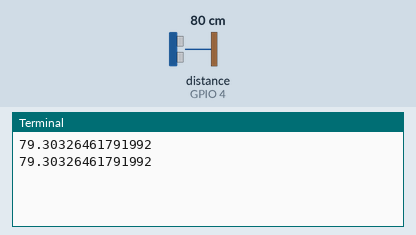
Bench run of a program on a simulated Raspberry Pi (BCM pin numbers). Shown: the last lines printed to the terminal. The test bench sets the inputs (shaded band); at power-on: distance to the obstacle (sensor on GPIO 4) 80 cm. The echo pulse lasts 58.3 µs per cm; the clock reads 2024-03-15 10:24:30 at power-on unless the program sets it.

Above: at 1.2 s.
1.3 s: distance to the obstacle (sensor on GPIO 4) set to 2 cm
At 2.6 s:
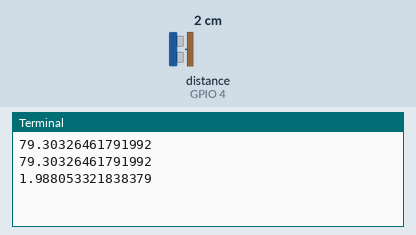
2.8 s: distance to the obstacle (sensor on GPIO 4) set to 4 cm
At 3.8 s:
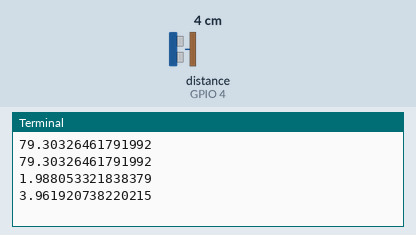
Timing chart, 0 to 5.8 s (numbered marks = the images above; inputs shaded):
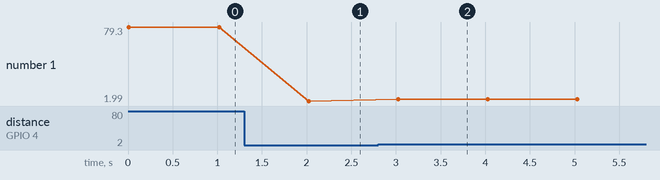

Measured:
- after the input at 1.3 s, the terminal: prints a new line after 0.72 s (image 1)
- after the input at 2.8 s, the terminal: prints a new line after 0.22 s (image 2)
- plotted number 1: 79.3 → 1.99 after the input at 1.3 s, 1.99 → 3.96 after the input at 2.8 s

The program:

testVoc.py
```python
import wiringpi
import time

trig_pin = 3
echo_pin = 4
sampleNum = 2

wiringpi.wiringPiSetupGpio() # set up
wiringpi.pinMode(trig_pin, wiringpi.GPIO.OUTPUT)
wiringpi.pinMode(echo_pin, wiringpi.GPIO.INPUT)

def getDistance():
    wiringpi.digitalWrite(trig_pin,1) # write HIGH
    time.sleep(0.000015) # send 15 us
    wiringpi.digitalWrite(trig_pin,0) # write LOW
    while not wiringpi.digitalRead(echo_pin):
        pass
    t1 = time.time() # start at HIGH begin
    while wiringpi.digitalRead(echo_pin):
        pass
    t2 = time.time() # end at HIGH end
    distance = (t2-t1)*34000/2
    return distance

def getAvaDistance(): # get ava distance
    avaDistance = 0
    for i in range(0,sampleNum):
        avaDistance += getDistance()
    return (avaDistance/2)

while True:
    x = getAvaDistance()
    print(x)
    wiringpi.delay(1000)
```
